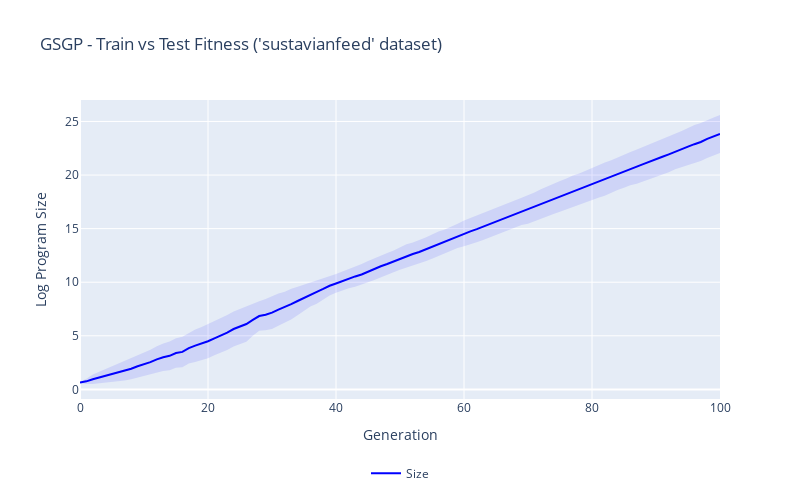

Here is the notebook cell this chart was saved with:
### Markdown cell above
### Program Size

### Code cell
plotter.make_evolution_plot(
    df_log,  
    plot_title = f"GSGP - Train vs Test Fitness ('{dataset_name}' dataset)", 
    logarithmic=True,
    var='size'
)
